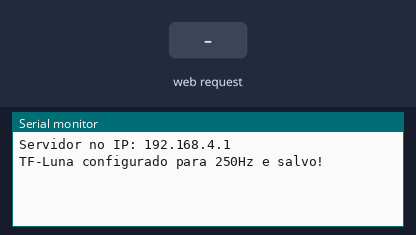
The sketch below on a simulated ESP32. On the bench: the last lines printed to the serial monitor. The inputs (shaded band) are chosen by the test bench.

Above: at 1.4 s.
1.5 s: HTTP request GET /sync?t=1 received
At 2.5 s:
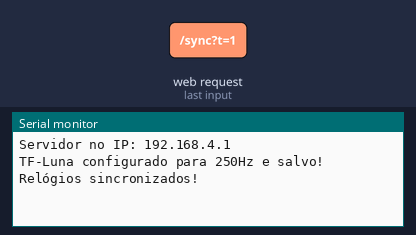
3.0 s: HTTP request GET /start?t=1 received
At 3.6 s:
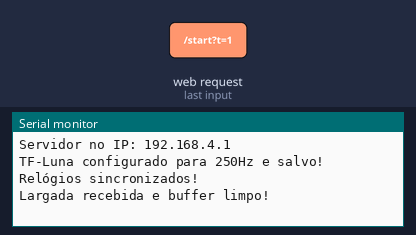

Measured:
- after the input at 1.5 s, the serial monitor: prints a new line at once (image 1)
- after the input at 3.0 s, the serial monitor: prints a new line at once (image 2)

The sketch:

teste1_funcionamento.ino
```cpp
#include <WiFi.h>
#include <WebServer.h>
#include <HardwareSerial.h>

const char *ssid = "Cronometro_Lidar";
const char *password = "atletismo123";

WebServer server(80);
HardwareSerial tfLunaSerial(2);

// Variáveis de tempo usando unsigned long long para caber o timestamp Unix (em milissegundos)
int estado = 0; // 0 = Aguardando, 1 = Correndo, 2 = Finalizado
unsigned long long offsetTempo = 0;
unsigned long long tempoLargada = 0;
unsigned long long tempoChegada = 0;
float tempoTotalSegundos = 0.0;

// Função para pegar o tempo absoluto sincronizado com o celular
unsigned long long getTempoSincronizado() {
  return millis() + offsetTempo;
}

// ==============================================================================
// INTERFACE WEB (HTML + JS)
// ==============================================================================
const char* html_page = R"rawliteral(
<!DOCTYPE html>
<html lang="pt-BR">
<head>
  <meta charset="UTF-8">
  <meta name="viewport" content="width=device-width, initial-scale=1.0">
  <title>Cronômetro Lidar</title>
  <style>
    body { font-family: Arial; text-align: center; background: #222; color: #fff; margin-top: 50px; }
    button { padding: 20px 40px; font-size: 24px; color: white; background: #d9534f; border: none; border-radius: 10px; cursor: pointer; }
    #display { font-size: 60px; font-family: monospace; margin: 30px 0; color: #5cb85c; }
    #status { font-size: 20px; color: #f0ad4e; }
  </style>
</head>
<body>
  <h1>Cronômetro de Pista</h1>
  <div id="status">Sincronizando relógios...</div>
  <div id="display">0.000 s</div>
  <button id="btnLargada" onclick="iniciarCorrida()" disabled>📢 LARGADA</button>

  <script>
    let intervaloPoll;

    // Sincroniza os relógios assim que a página carrega
    window.onload = function() {
      const tempoAtualCelular = Date.now();
      fetch(`/sync?t=${tempoAtualCelular}`)
        .then(() => {
          document.getElementById('status').innerText = "Relógios Sincronizados. Aguardando...";
          document.getElementById('btnLargada').disabled = false;
        });
    };

    function tocarBeep() {
      const audioCtx = new (window.AudioContext || window.webkitAudioContext)();
      const osc = audioCtx.createOscillator();
      osc.type = 'square';
      osc.frequency.setValueAtTime(800, audioCtx.currentTime);
      osc.connect(audioCtx.destination);
      osc.start();
      osc.stop(audioCtx.currentTime + 0.3);
    }

    function iniciarCorrida() {
      tocarBeep();

      // Pega o tempo EXATO da largada no relógio do celular
      const tLargada = Date.now();

      document.getElementById('display').innerText = "Correndo...";
      document.getElementById('status').innerText = "Aguardando cruzamento da linha...";

      // Envia o tempo exato da largada para o ESP32
      fetch(`/start?t=${tLargada}`).then(() => {
        intervaloPoll = setInterval(checarStatus, 200);
      });
    }

    function checarStatus() {
      fetch('/status')
        .then(response => response.json())
        .then(data => {
          if (data.estado === 2) {
            clearInterval(intervaloPoll);
            document.getElementById('display').innerText = data.tempo.toFixed(3) + " s";
            document.getElementById('status').innerText = "Tempo Oficial!";
            document.getElementById('btnLargada').innerText = "NOVA CORRIDA";
          }
        });
    }
  </script>
</body>
</html>
)rawliteral";
// ==============================================================================

void setup() {
  Serial.begin(115200);
  tfLunaSerial.begin(115200, SERIAL_8N1, 16, 17);

  WiFi.softAP(ssid, password);
  Serial.print("Servidor no IP: ");
  Serial.println(WiFi.softAPIP());

  server.on("/", []() {
    server.send(200, "text/html", html_page);
  });

  // ROTA 1: Sincronização dos Relógios
  server.on("/sync", []() {
    if (server.hasArg("t")) {
      unsigned long long tempoCelular = strtoull(server.arg("t").c_str(), NULL, 10);
      offsetTempo = tempoCelular - millis(); // Calcula a diferença
      Serial.println("Relógios sincronizados!");
      server.send(200, "text/plain", "OK");
    }
  });

  // ROTA 2: Recebe o Timestamp da Largada
  server.on("/start", []() {
    if (server.hasArg("t")) {
      tempoLargada = strtoull(server.arg("t").c_str(), NULL, 10);

      // O SEGREDO 1: Esvazia qualquer dado velho acumulado do sensor
      while (tfLunaSerial.available()) {
        tfLunaSerial.read();
      }

      estado = 1;
      Serial.println("Largada recebida e buffer limpo!");
      server.send(200, "text/plain", "OK");
    }
  });

  // ROTA 3: Celular pergunta se a corrida acabou
  server.on("/status", []() {
    String json = "{\"estado\":" + String(estado) + ", \"tempo\":" + String(tempoTotalSegundos, 3) + "}";
    server.send(200, "application/json", json);
  });

  server.begin();

  // 1. Array com o comando para alterar a frequência para 250Hz
  uint8_t cmd_250Hz[] = {0x5A, 0x06, 0x03, 0xFA, 0x00, 0x00};
  tfLunaSerial.write(cmd_250Hz, 6); // Envia os 6 bytes
  delay(100); // Pausa breve para o sensor processar

  // 2. Array com o comando para SALVAR a configuração permanentemente
  uint8_t cmd_save[] = {0x5A, 0x04, 0x11, 0x00};
  tfLunaSerial.write(cmd_save, 4); // Envia os 4 bytes
  delay(100);

  Serial.println("TF-Luna configurado para 250Hz e salvo!");
}

void loop() {
  server.handleClient();

  if (tfLunaSerial.available() >= 9) {
    if (tfLunaSerial.read() == 0x59) {
      if (tfLunaSerial.read() == 0x59) {

        int dist_L = tfLunaSerial.read();
        int dist_H = tfLunaSerial.read();
        int amp_L = tfLunaSerial.read();
        int amp_H = tfLunaSerial.read();
        tfLunaSerial.read(); tfLunaSerial.read(); tfLunaSerial.read();

        int distance = dist_L + (dist_H << 8);
        int strength = amp_L + (amp_H << 8);

        if (estado == 1) {
          if (strength > 100 && distance > 5 && distance < 50) {

            tempoChegada = getTempoSincronizado();

            // Força a matemática a aceitar negativos para evitar o "ovf"
            long long diferenca = (long long)tempoChegada - (long long)tempoLargada;

            // Proteção contra latência extrema
            if (diferenca < 0) {
                diferenca = 0;
            }

            tempoTotalSegundos = diferenca / 1000.0;
            estado = 2; // Finaliza

            Serial.print("Distância gatilho: ");
            Serial.println(distance);
            Serial.print("Tempo final calculado: ");
            Serial.println(tempoTotalSegundos, 3);
          }
        }
      }
    }
  }
}
```
